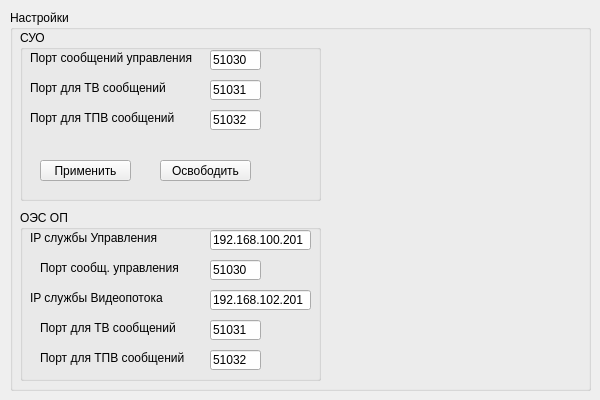
    <widget class="QWidget" name="tab_5">
     <attribute name="title">
      <string>Настройки</string>
     </attribute>
     <widget class="QGroupBox" name="groupBox_Settings">
      <property name="geometry">
       <rect>
        <x>10</x>
        <y>10</y>
        <width>581</width>
        <height>381</height>
       </rect>
      </property>
      <property name="title">
       <string>Настройки</string>
      </property>
      <widget class="QGroupBox" name="groupBox_FcsListenPorts">
       <property name="geometry">
        <rect>
         <x>10</x>
         <y>20</y>
         <width>301</width>
         <height>171</height>
        </rect>
       </property>
       <property name="title">
        <string>СУО</string>
       </property>
       <widget class="QLineEdit" name="THVListenPort">
        <property name="geometry">
         <rect>
          <x>190</x>
          <y>80</y>
          <width>51</width>
          <height>20</height>
         </rect>
        </property>
        <property name="text">
         <string>51032</string>
        </property>
       </widget>
       <widget class="QLineEdit" name="CListenPort">
        <property name="geometry">
         <rect>
          <x>190</x>
          <y>20</y>
          <width>51</width>
          <height>20</height>
         </rect>
        </property>
        <property name="text">
         <string>51030</string>
        </property>
       </widget>
       <widget class="QLabel" name="label_29">
        <property name="geometry">
         <rect>
          <x>10</x>
          <y>80</y>
          <width>161</width>
          <height>16</height>
         </rect>
        </property>
        <property name="text">
         <string>Порт для ТПВ сообщений</string>
        </property>
       </widget>
       <widget class="QLabel" name="label_31">
        <property name="geometry">
         <rect>
          <x>10</x>
          <y>20</y>
          <width>171</width>
          <height>16</height>
         </rect>
        </property>
        <property name="text">
         <string>Порт сообщений управления</string>
        </property>
       </widget>
       <widget class="QLabel" name="label_30">
        <property name="geometry">
         <rect>
          <x>10</x>
          <y>50</y>
          <width>161</width>
          <height>16</height>
         </rect>
        </property>
        <property name="text">
         <string>Порт для ТВ сообщений</string>
        </property>
       </widget>
       <widget class="QLineEdit" name="TVListenPort">
        <property name="geometry">
         <rect>
          <x>190</x>
          <y>50</y>
          <width>51</width>
          <height>20</height>
         </rect>
        </property>
        <property name="text">
         <string>51031</string>
        </property>
       </widget>
       <widget class="QPushButton" name="unbindButton">
        <property name="geometry">
         <rect>
          <x>140</x>
          <y>130</y>
          <width>91</width>
          <height>21</height>
         </rect>
        </property>
        <property name="text">
         <string>Освободить</string>
        </property>
       </widget>
       <widget class="QPushButton" name="setListenPorts">
        <property name="geometry">
         <rect>
          <x>20</x>
          <y>130</y>
          <width>91</width>
          <height>21</height>
         </rect>
        </property>
        <property name="text">
         <string>Применить</string>
        </property>
       </widget>
      </widget>
      <widget class="QGroupBox" name="groupBox_OesIPAndPorts">
       <property name="geometry">
        <rect>
         <x>10</x>
         <y>200</y>
         <width>301</width>
         <height>171</height>
        </rect>
       </property>
       <property name="title">
        <string>ОЭС ОП</string>
       </property>
       <widget class="QLineEdit" name="AimerVideoIP">
        <property name="geometry">
         <rect>
          <x>330</x>
          <y>90</y>
          <width>101</width>
          <height>20</height>
         </rect>
        </property>
        <property name="text">
         <string>127.0.0.1</string>
        </property>
       </widget>
       <widget class="QLabel" name="label_4">
        <property name="geometry">
         <rect>
          <x>10</x>
          <y>20</y>
          <width>161</width>
          <height>16</height>
         </rect>
        </property>
        <property name="text">
         <string>IP службы Управления</string>
        </property>
       </widget>
       <widget class="QLineEdit" name="AimerControlIP">
        <property name="geometry">
         <rect>
          <x>330</x>
          <y>20</y>
          <width>101</width>
          <height>20</height>
         </rect>
        </property>
        <property name="text">
         <string>127.0.0.1</string>
        </property>
       </widget>
       <widget class="QLineEdit" name="CommanderTVPort">
        <property name="geometry">
         <rect>
          <x>190</x>
          <y>110</y>
          <width>51</width>
          <height>20</height>
         </rect>
        </property>
        <property name="text">
         <string>51031</string>
        </property>
       </widget>
       <widget class="QLabel" name="label_5">
        <property name="geometry">
         <rect>
          <x>20</x>
          <y>50</y>
          <width>171</width>
          <height>16</height>
         </rect>
        </property>
        <property name="text">
         <string>Порт сообщ. управления</string>
        </property>
       </widget>
       <widget class="QLabel" name="label_7">
        <property name="geometry">
         <rect>
          <x>20</x>
          <y>140</y>
          <width>161</width>
          <height>16</height>
         </rect>
        </property>
        <property name="text">
         <string>Порт для ТПВ сообщений</string>
        </property>
       </widget>
       <widget class="QLineEdit" name="AimerCPort">
        <property name="geometry">
         <rect>
          <x>330</x>
          <y>50</y>
          <width>71</width>
          <height>20</height>
         </rect>
        </property>
        <property name="text">
         <string>2425</string>
        </property>
       </widget>
       <widget class="QLineEdit" name="AimerTVPort">
        <property name="geometry">
         <rect>
          <x>330</x>
          <y>120</y>
          <width>71</width>
          <height>20</height>
         </rect>
        </property>
        <property name="text">
         <string>2425</string>
        </property>
       </widget>
       <widget class="QLineEdit" name="CommanderTHVPort">
        <property name="geometry">
         <rect>
          <x>190</x>
          <y>140</y>
          <width>51</width>
          <height>20</height>
         </rect>
        </property>
        <property name="text">
         <string>51032</string>
        </property>
       </widget>
       <widget class="QLineEdit" name="CommanderControlIP">
        <property name="geometry">
         <rect>
          <x>190</x>
          <y>20</y>
          <width>101</width>
          <height>20</height>
         </rect>
        </property>
        <property name="text">
         <string>192.168.100.201</string>
        </property>
       </widget>
       <widget class="QLabel" name="label">
        <property name="geometry">
         <rect>
          <x>10</x>
          <y>80</y>
          <width>161</width>
          <height>16</height>
         </rect>
        </property>
        <property name="text">
         <string>IP службы Видеопотока</string>
        </property>
       </widget>
       <widget class="QLineEdit" name="CommanderCPort">
        <property name="geometry">
         <rect>
          <x>190</x>
          <y>50</y>
          <width>51</width>
          <height>20</height>
         </rect>
        </property>
        <property name="text">
         <string>51030</string>
        </property>
       </widget>
       <widget class="QLabel" name="label_6">
        <property name="geometry">
         <rect>
          <x>20</x>
          <y>110</y>
          <width>161</width>
          <height>16</height>
         </rect>
        </property>
        <property name="text">
         <string>Порт для ТВ сообщений</string>
        </property>
       </widget>
       <widget class="QLineEdit" name="AimerTHVPort">
        <property name="geometry">
         <rect>
          <x>330</x>
          <y>150</y>
          <width>71</width>
          <height>20</height>
         </rect>
        </property>
        <property name="text">
         <string>2425</string>
        </property>
       </widget>
       <widget class="QLineEdit" name="CommanderVideoIP">
        <property name="geometry">
         <rect>
          <x>190</x>
          <y>80</y>
          <width>101</width>
          <height>20</height>
         </rect>
        </property>
        <property name="text">
         <string>192.168.102.201</string>
        </property>
       </widget>
       <widget class="QRadioButton" name="radioButtonAimer">
        <property name="geometry">
         <rect>
          <x>300</x>
          <y>200</y>
          <width>131</width>
          <height>17</height>
         </rect>
        </property>
        <property name="text">
         <string>Прицел Наводчика</string>
        </property>
       </widget>
       <widget class="QRadioButton" name="radioButtonCommander">
        <property name="geometry">
         <rect>
          <x>170</x>
          <y>200</y>
          <width>131</width>
          <height>17</height>
         </rect>
        </property>
        <property name="text">
         <string>Прицел Командира</string>
        </property>
       </widget>
      </widget>
     </widget>
    </widget>
